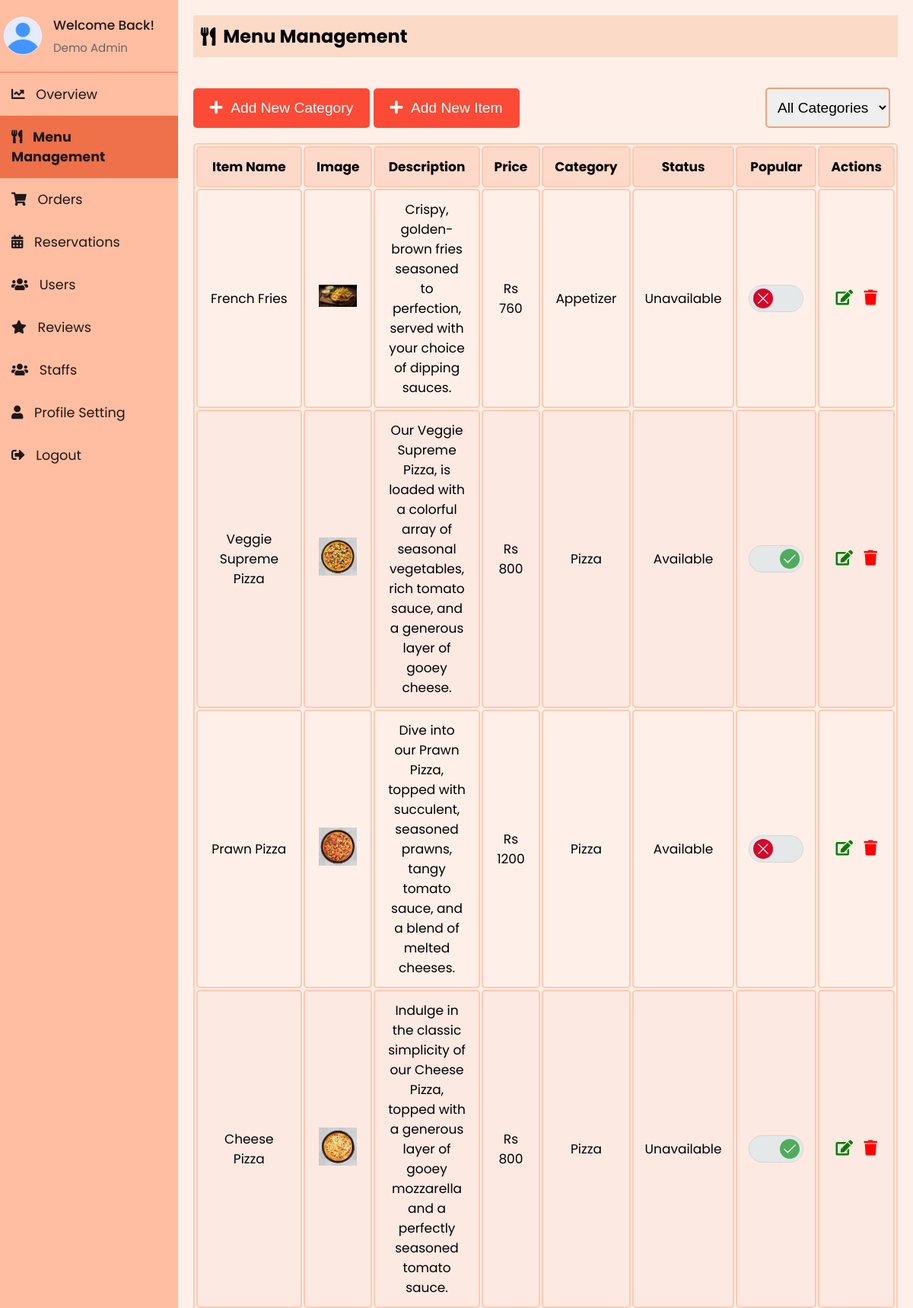
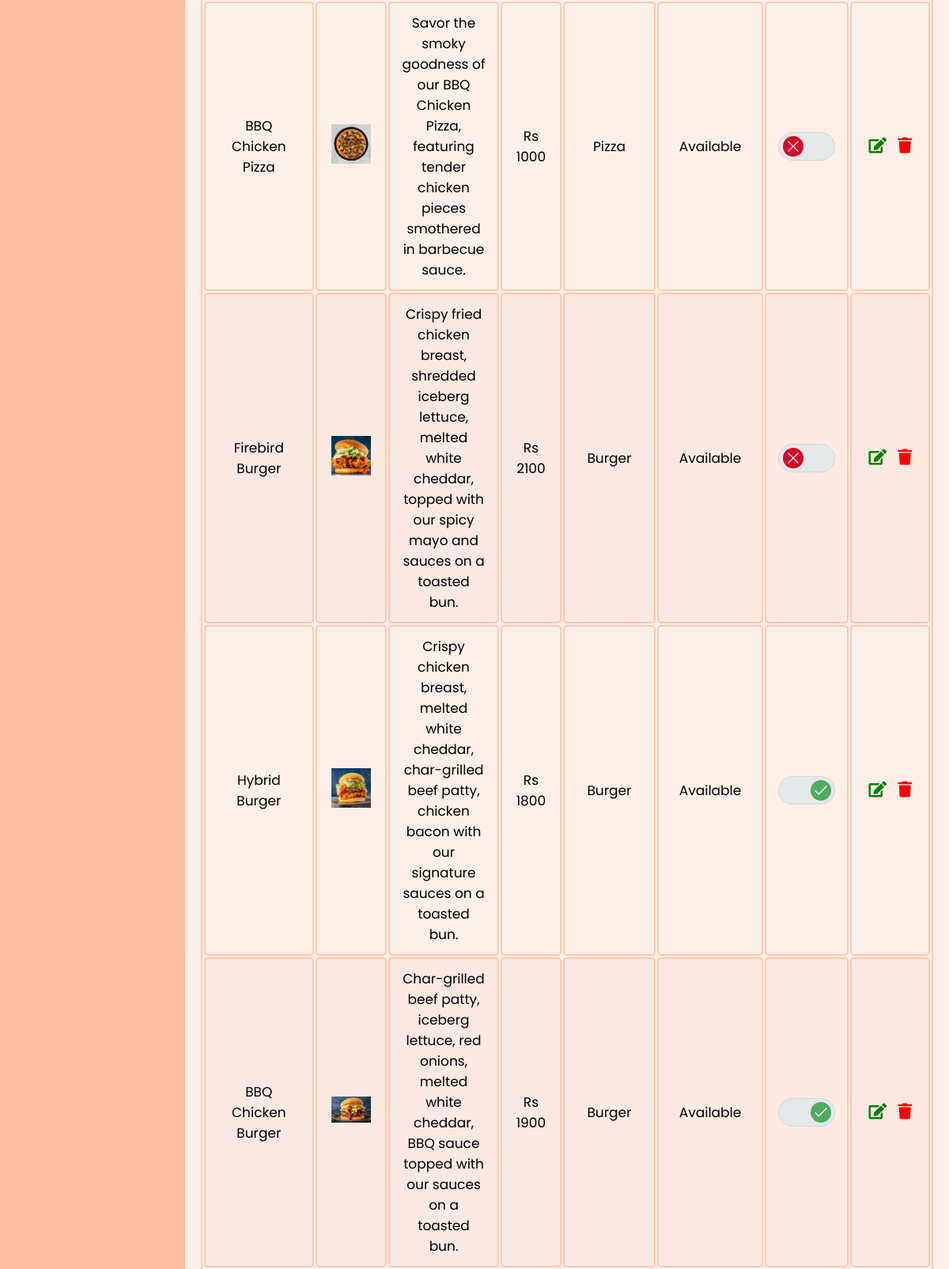
The page /Admin/admin_menu.php (signed in, upper part) on the database its author committed (2 pictures, top to bottom).
### tables this page shows
CREATE TABLE `staff` (
  `id` int(11) NOT NULL,
  `firstName` varchar(50) NOT NULL,
  `lastName` varchar(50) NOT NULL,
  `email` varchar(100) NOT NULL,
  `contact` varchar(15) DEFAULT NULL,
  `role` enum('superadmin','admin','delivery boy','waiter') NOT NULL,
  `password` varchar(255) NOT NULL,
  `createdAt` timestamp NOT NULL DEFAULT current_timestamp(),
  `updatedAt` timestamp NOT NULL DEFAULT current_timestamp() ON UPDATE current_timestamp(),
  `profile_image` varchar(255) NOT NULL DEFAULT 'default.jpg'
);

CREATE TABLE `menuitem` (
  `itemId` int(11) NOT NULL,
  `itemName` varchar(255) NOT NULL,
  `catName` varchar(255) NOT NULL,
  `price` varchar(255) NOT NULL,
  `status` enum('Available','Unavailable','','') NOT NULL DEFAULT 'Available',
  `description` varchar(255) NOT NULL,
  `image` varchar(255) NOT NULL,
  `dateCreated` timestamp NOT NULL DEFAULT current_timestamp(),
  `updatedDate` datetime NOT NULL,
  `is_popular` tinyint(1) DEFAULT 0
);

### Admin/sidebar.php (called while the page is built, shortened)
<?php
include 'db_connection.php';
$admin_email = isset($_SESSION['email']) ? $_SESSION['email'] : '';
function getAdminInfo($email)
{
  global $conn;
  $stmt = $conn->prepare("SELECT firstName, lastName, email, profile_image FROM staff WHERE email = ?");
  $stmt->bind_param("s", $email);
  $stmt->execute();
  $stmt->bind_result($firstName, $lastName, $email,  $profile_image);
  return [
    'firstName' => $firstName ?: '',
    'lastName' => $lastName ?: '',
    'email' => $email ?: '',
    'profile_image' => $profile_image ?: 'default.jpg'
  ];
}
$admin_info = getAdminInfo($admin_email);
?>

### Admin/admin_menu.php (the view, shortened to what this page needs)
<?php
include 'db_connection.php';
?>
<?php
include 'sidebar.php';
?>
<!DOCTYPE html>
<html lang="en">
<head>
    <link rel="stylesheet" href="https://cdnjs.cloudflare.com/ajax/libs/font-awesome/5.15.3/css/all.min.css">
    <link rel="stylesheet" href="sidebar.css">
    <link rel="stylesheet" href="admin_menu.css">
</head>
<body>
    <div class="sidebar">
        <div class="profile-section">
            <img src="../uploads/<?php echo htmlspecialchars($admin_info['profile_image']); ?>" alt="Profile Picture">
            <div class="info">
                <h3>Welcome Back!</h3>
                <p><?php echo htmlspecialchars($admin_info['firstName']) . ' ' . htmlspecialchars($admin_info['lastName']); ?></p>
            </div>
        </div>
        <ul>
            <li><a href="index.php"><i class="fas fa-chart-line"></i> Overview</a></li>
            <li><a href="admin_menu.php" class="active"><i class="fas fa-utensils"></i> Menu Management</a></li>
            <li><a href="admin_orders.php"><i class="fas fa-shopping-cart"></i> Orders</a></li>
            <li><a href="reservations.php"><i class="fas fa-calendar-alt"></i> Reservations</a></li>
            <li><a href="users.php"><i class="fas fa-users"></i> Users</a></li>
            <li><a href="reviews.php"><i class="fas fa-star"></i> Reviews</a></li>
            <li><a href="staffs.php"><i class="fas fa-users"></i> Staffs</a></li>
            <li><a href="profile.php"><i class="fas fa-user"></i> Profile Setting</a></li>
            <li><a href="logout.php"><i class="fas fa-sign-out-alt"></i> Logout</a></li>
        </ul>
    </div>
    <div class="content">
        <div class="header">
            <h2><i class="fas fa-utensils"></i> Menu Management</h2>
        </div>
        <div class="modal-row">
            <div>
                <button onclick="openModal()"><i class="fas fa-plus"></i> &nbsp;Add New Category</button>
                <button onclick="openItemModal()"> <i class="fas fa-plus"></i> &nbsp;Add New Item</button>
            </div>
            <div class="search-bar ">
                <select id="categoryFilter" onchange="filterCategories()">
                    <option value="">All Categories</option>
                </select>
            </div>
        </div>
        <table id="menuTable">
            <thead>
                <tr>
                    <th>Item Name</th>
                    <th>Image</th>
                    <th>Description</th>
                    <th>Price</th>
                    <th>Category</th>
                    <th>Status</th>
                    <th>Popular</th>
                    <th>Actions</th>
                </tr>
            </thead>
            <tbody>
                <?php
                include 'db_connection.php';
                $sql = "SELECT * FROM menuitem";
                $result = mysqli_query($conn, $sql);
                if (mysqli_num_rows($result) > 0) {
                    while ($row = mysqli_fetch_assoc($result)) {
                        $isPopularChecked = $row['is_popular'] ? 'checked' : '';
                        echo "<tr data-category='{$row['catName']}'>
                <td>{$row['itemName']}</td>
                <td><img src='../uploads/{$row['image']}' alt='{$row['itemName']}' width='50'></td>
                <td>{$row['description']}</td>
                <td>Rs {$row['price']}</td>
                <td>{$row['catName']}</td>
                <td>{$row['status']}</td>
                <td>
                    <div class='toggler'>
                        <input id='toggler-{$row['itemId']}' name='toggler-{$row['itemId']}' type='checkbox' value='1' $isPopularChecked onchange='togglePopular({$row['itemId']}, this)'>
                        <label for='toggler-{$row['itemId']}'>
                            <svg class='toggler-on' version='1.1' xmlns='http://www.w3.org/2000/svg' viewBox='0 0 130.2 130.2'>
                                <polyline class='path check' points='100.2,40.2 51.5,88.8 29.8,67.5'></polyline>
                            </svg>
                            <svg class='toggler-off' version='1.1' xmlns='http://www.w3.org/2000/svg' viewBox='0 0 130.2 130.2'>
                                <line class='path line' x1='34.4' y1='34.4' x2='95.8' y2='95.8'></line>
                                <line class='path line' x1='95.8' y1='34.4' x2='34.4' y2='95.8'></line>
                            </svg>
                        </label>
                    </div>
                </td>
                <td>
                    <button id='editbtn' onclick='openEditItemModal(this)' data-itemid='{$row['itemId']}' data-itemname='{$row['itemName']}' data-description='{$row['description']}' data-price='{$row['price']}' data-image='{$row['image']}' data-category='{$row['catName']}' data-status='{$row['status']}'><i class='fas fa-edit'></i></button>
                    <button id='deletebtn'  onclick=\"deleteItem('" . $row["itemId"] . "')\"><i class='fas fa-trash'></i></button>
                </td>
              </tr>";
                    }
                } else {
                    echo "<tr><td colspan='8' style='text-align: center;'>No menu items found</td></tr>";
                }
                ?>
            </tbody>
        </table>
    </div>
</body>
</html>

### Admin/sidebar.css (style rules this page uses)
* { margin: 0; padding: 0; box-sizing: border-box; }
body { background: #fef0e8; font-family: "Poppins", sans-serif; display: flex; flex-direction: row; margin: 0; }
.sidebar { width: 250px; background-color: #ffbda1; color: #1d1818; overflow: auto; position: relative; min-height: 100vh; font-size: 1.1rem }
.sidebar ul li a { display: block; padding: 15px; text-decoration: none; color: #1d1818; transition: background-color 0.3s; }
.sidebar ul li a.active { background-color:#ee7149; font-weight: bold; }
.sidebar ul li a i { margin-right: 10px; }
.sidebar ul { list-style-type: none; padding: 0; }
.content { flex: 1; padding: 20px; }
.header { padding: 10px; background-color: #fbdac7; margin-bottom: 20px; display: flex; align-items: center; }
.header h2 { display: flex; align-items: center; }
.header h2 i { margin-right: 10px; }
.profile-section { padding: 20px 5px 20px 5px; display: flex; align-items: center; border-bottom: 2px solid rgba(253, 108, 77, 0.5); }
.profile-section img { width: 50px; height: 50px; border-radius: 50%; margin-right: 15px; }
.profile-section .info { flex-grow: 1; }
.profile-section .info h3 { margin: 0; font-size: 17px; font-weight: 500; }
.profile-section .info p { margin: 5px 0 0; font-size: 15px; color: #666; }
.sidebar ul li a.active { font-weight: bold; }

### Admin/admin_menu.css (style rules this page uses)
* { margin: 0; padding: 0; }
body { background: #fef0e8; font-family: "Poppins", sans-serif; margin: 0; }
.content { flex: 1; padding: 20px; margin-bottom: 40px; }
table { width: 100%; border: 2px solid #ffc9b3; font-size: 17px; text-align: center; cursor: pointer; border-radius: 5px; }
table th, table td { padding: 12px 15px; border: 2px solid #ffc9b3; border-radius: 5px; }
table th { background-color: #fdd9c9; }
table tr:nth-of-type(even) { background-color: #fce9e2; }
.header { padding: 10px; background-color: #fbdac7; margin-bottom: 20px; display: flex; align-items: center; }
.modal-row { margin: 40px 0 20px 0; display: flex; align-items: center; justify-content: space-between; }
#editbtn, #deletebtn { font-size: 20px; background: none; border: none; padding: 0 0 0 0; outline: none; cursor: pointer; padding: 0 5px 0 5px; }
#editbtn { color: green; }
#deletebtn { color: red; }
.search-bar select, .search-bar button { padding: 13px 10px; margin-right: 10px; font-size: 1.2rem; border-radius: 5px; border: 2px solid #f4a178; cursor: pointer; outline: none; }
button { background-color: #fb4a36; color: white; border: 2px solid #fb4a36; padding: 13px 20px; cursor: pointer; border-radius: 5px; transition: all 0.3s ease; font-size: 1.2rem; }
.toggler { width: 72px; margin: 40px auto; }
.toggler label { display: block; position: relative; width: 72px; height: 36px; border: 1px solid #d6d6d6; border-radius: 36px; background: #e4e8e8; cursor: pointer; }
.toggler label::after { display: block; border-radius: 100%; background-color: #d7062a; content: ''; animation-name: toggler-size; animation-duration: 0.15s; animation-timing-function: ease-out; animation-direction: forwards; animation-iteration-count: 1; animation-play-state: running; }
.toggler label::after, .toggler label .toggler-on, .toggler label .toggler-off { position: absolute; top: 50%; left: 25%; width: 26px; height: 26px; transform: translateY(-50%) translateX(-50%); transition: left 0.15s ease-in-out, background-color 0.2s ease-out, width 0.15s ease-in-out, height 0.15s ease-in-out, opacity 0.15s ease-in-out; }
.toggler input:checked+label::after, .toggler input:checked+label .toggler-on, .toggler input:checked+label .toggler-off { left: 75%; }
.toggler input:checked+label::after { background-color: #50ac5d; animation-name: toggler-size2; }
.toggler .toggler-on, .toggler .toggler-off { opacity: 1; z-index: 2; }

### rows shown on the page
staff: profile_image (placeholder picture), firstName "Demo", lastName "Admin"
menuitem: itemName "French Fries", image (picture), description "Crispy, golden-brown fries seasoned to perfection, served with your choice of dipping sauces.", price "760", catName "Appetizer", status "Unavailable"
menuitem: itemName "Veggie Supreme Pizza", image (picture), description "Our Veggie Supreme Pizza, is loaded with a colorful array of seasonal vegetables, rich tomato sauce, and a generous layer of gooey cheese.", price "800", catName "Pizza", status "Available"
menuitem: itemName "Prawn Pizza", image (picture), description "Dive into our Prawn Pizza, topped with succulent, seasoned prawns, tangy tomato sauce, and a blend of melted cheeses.", price "1200", catName "Pizza", status "Available"
menuitem: itemName "Cheese Pizza", image (picture), description "Indulge in the classic simplicity of our Cheese Pizza, topped with a generous layer of gooey mozzarella and a perfectly seasoned tomato sauce.", price "800", catName "Pizza", status "Unavailable"
menuitem: itemName "BBQ Chicken Pizza", image (picture), description "Savor the smoky goodness of our BBQ Chicken Pizza, featuring tender chicken pieces smothered in barbecue sauce.", price "1000", catName "Pizza", status "Available"
menuitem: itemName "Firebird Burger", image (picture), description "Crispy fried chicken breast, shredded iceberg lettuce, melted white cheddar, topped with our spicy mayo and sauces on a toasted bun.", price "2100", catName "Burger", status "Available"
menuitem: itemName "Hybrid Burger", image (picture), description "Crispy chicken breast, melted white cheddar, char-grilled beef patty, chicken bacon with our signature sauces on a toasted bun.", price "1800", catName "Burger", status "Available"
menuitem: itemName "BBQ Chicken Burger", image (picture), description "Char-grilled beef patty, iceberg lettuce, red onions, melted white cheddar, BBQ sauce topped with our sauces on a toasted bun.", price "1900", catName "Burger", status "Available"
